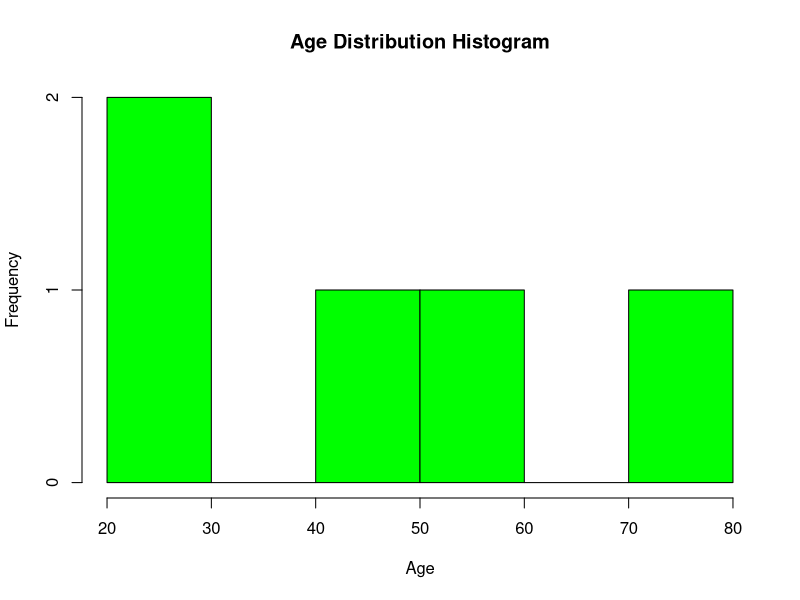

Write R code to recreate this figure.
age <- c(25, 30, 45, 60, 79)

hist(age,
     col = "green",
     xlab = "Age",
     ylab = "Frequency",
     main = "Age Distribution Histogram")
